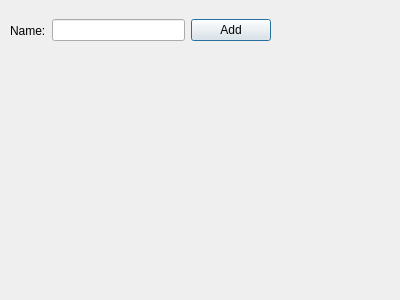
<?xml version="1.0" encoding="UTF-8"?>
<ui version="4.0">
 <class>AddCountry</class>
 <widget class="QDialog" name="AddCountry">
  <property name="geometry">
   <rect>
    <x>0</x>
    <y>0</y>
    <width>400</width>
    <height>300</height>
   </rect>
  </property>
  <property name="windowTitle">
   <string>Dialog</string>
  </property>
  <widget class="QWidget" name="horizontalLayoutWidget">
   <property name="geometry">
    <rect>
     <x>10</x>
     <y>10</y>
     <width>261</width>
     <height>41</height>
    </rect>
   </property>
   <layout class="QHBoxLayout" name="horizontalLayout">
    <item>
     <widget class="QLabel" name="label">
      <property name="text">
       <string>Name:</string>
      </property>
     </widget>
    </item>
    <item>
     <widget class="QLineEdit" name="lineEdit"/>
    </item>
    <item>
     <widget class="QPushButton" name="pushButton">
      <property name="text">
       <string>Add</string>
      </property>
     </widget>
    </item>
   </layout>
  </widget>
 </widget>
 <resources/>
 <connections/>
</ui>
